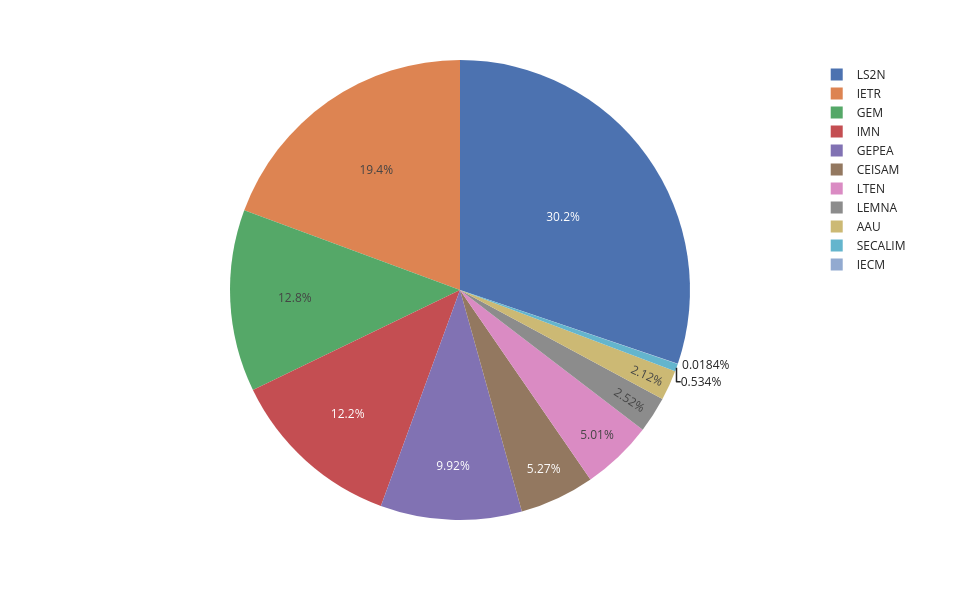

Notebook cell for this chart:
### Code cell
fig = px.pie(
    data_frame = data[data['labled']][teams]
        .sum()
        .reset_index()
        .rename(columns = { "index" : "Team", 0 : "Number Of Articles" })
        .sort_values(by = "Number Of Articles"),
    names = "Team",
    values = "Number Of Articles",
    width = 960,
    height = 600
)

save_fig(fig, 'teams_distribution_labeld_only.pdf')
fig.show()

### Figure 1 — Plotly figure (JSON) as saved in the notebook; plotly's stock layout.template omitted (floating-point values rounded to 4 significant figures)
{"data": [{"domain": {"x": [0, 1], "y": [0, 1]}, "hovertemplate": "Team=%{label}<br>Number Of Articles=%{value}<extra></extra>", "labels": ["IECM", "SECALIM", "AAU", "LEMNA", "LTEN", "CEISAM", "GEPEA", "IMN", "GEM", "IETR", "LS2N"], "legendgroup": "", "name": "", "showlegend": true, "type": "pie", "values": [1, 29, 115, 137, 272, 286, 539, 665, 695, 1052, 1640]}], "layout": {"height": 600, "legend": {"tracegroupgap": 0}, "margin": {"t": 60}, "width": 960}}
